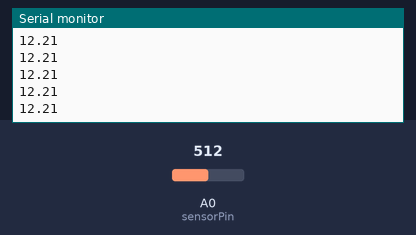
This sketch was run on a simulated Arduino Uno, built with avr-gcc and run on an emulated ATmega328P. Shown: the last lines printed to the serial monitor. The inputs (shaded band) are chosen by the test bench; at power-on: A0 (sensorPin) = 512.

Above: at 2.2 s.
2.3 s: A0 (sensorPin) set to 0
At 2.78 s:
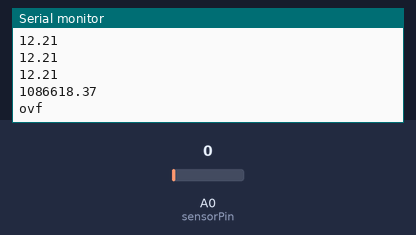
4.5 s: A0 (sensorPin) set to 21
At 4.59 s:
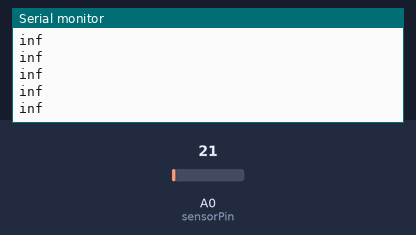
Timing chart, 0 to 7.5 s (numbered marks = the images above; inputs shaded):
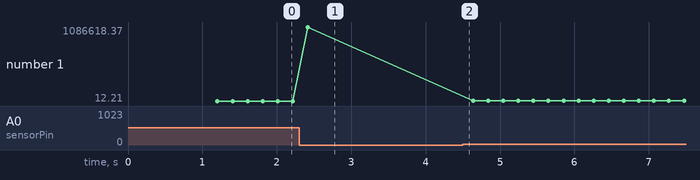

The sketch:

Sharp21.ino
```cpp
int sensorPin = A0;
double dist=0,sum,sensorRead;

void setup() {
Serial.begin(9600);
delay(1000);
}

void loop() {
  for(int x=1; x<11; x++){
    sensorRead = analogRead(sensorPin);
    sum=(sum+sensorRead)/x;
    delay(20);
  }
  dist = pow((3027.4/sum), 1.2134);
  Serial.println(dist/10);
 }


/*
La fórmula de conversión aproximada a la curva mostrada en la hoja de datos
es la siguiente:
distancia = (3027.4/Vo)^1.2134
En la fórmula, Vo es el voltaje que entrega el sensor (lo que mide)
En este caso, la distancia medida estará en centímetros
*/

/* Nota 1 (ruido en la medición del sensor):
* A veces, según la topología del circuito, puede haber "ruido" en la medición del sensor de distancia.
* En estos casos se utilizan ciertas técnicas y configuraciones circuitales (filtro pasabajos, etc.)
* para tratar de "limpiar" la señal que nos envía el sensor. Esas técnicas no están mostradas en el
* presente código, pero deben tenerse en cuenta en el armado del circuito para resultados más precisos
*/
/* Nota 2 (fórmula de conversión a distancia):
* Al ver la curva proporcionada por el fabricante del sensor, notamos que la fórmula de conversión deja
* de ser válida para distancias pequeñas. No hay que olvidar que la fórmula presentada se trata de una aproximación
* de la curva para distancias entre 10 y 80 cm, donde la curva tiene forma de hipérbola. Los parámetros de la
* fórmula pueden cambiarse si se estima conveniente para mejorar la exactitud de los resultados obtenidos
*/
```

Measured:
- after the input at 2.3 s, the serial monitor: prints a new line after 0.12 s (image 1)
- plotted number 1: 12.21 → 1086618.37 after the input at 2.3 s, 1086618.37 → 588.51 after the input at 4.5 s
